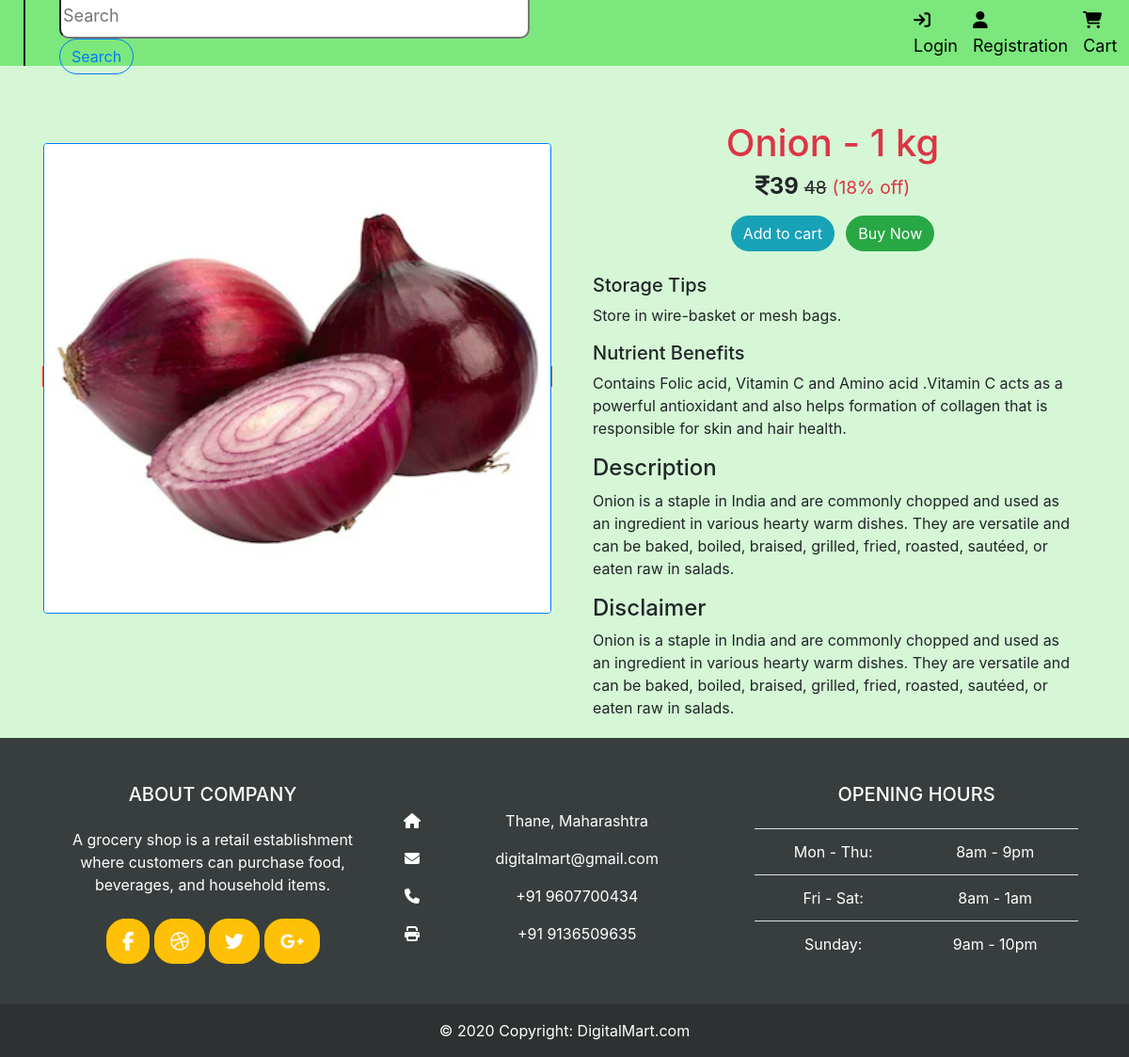
The app's page /groceryinfo/1/ with its own data.
### GroceryApp/models.py (models this page shows, shortened)
class Grocery(models.Model):
    CATEGORY_CHOICES = [
        ('VEGETABLES', 'vegetables'),
        ('FRUITS', 'fruits'),
        ('PHARMACY', 'pharmacy'),
        ('PETFOOD','petfood'),
        ('JUICES','juices'),
        ('SPROUTS','sprouts'),
        ('MILKS','milks'),
        ('BREADS','breads')
    ]
    name = models.CharField(max_length=100)
    category = models.CharField(max_length=20, choices=CATEGORY_CHOICES)
    unit = models.CharField(max_length=50,default='1-kg')
    storage_tips = models.CharField(max_length=300)
    nutrient_benefits = models.TextField()
    description = models.TextField()
    disclaimer = models.TextField()
    selling_price = models.IntegerField()
    discounted_price = models.IntegerField()
    discounted_percentage = models.IntegerField(default=1)
    grocery_image =models.ImageField(upload_to='grocery_images')

### GroceryApp/views.py (the view)
# urls.py: path('groceryinfo/<int:id>/',views.GroceryinfoView.as_view(),name='groceryinfo'),
class GroceryinfoView(View):
    def get(self,request,id):
        grocery = Grocery.objects.get(pk=id)
        if grocery.discounted_price !=0:
            percentage = int(((grocery.selling_price - grocery.discounted_price) / grocery.selling_price)*100)
        else:
            percentage = 0
        return render(request,'app/groceryinfo.html',{'grocery': grocery , 'percentage':percentage})

### GroceryApp/templates/app/groceryinfo.html (shortened to what this page needs)
{% extends "app/base.html" %}
{% block content %}
<div class="container grocery_info mt-5">
    <div class="row">
        <div class="col-sm-6 mt-4" style="height: 500px;">
                <span class="border border-danger">
                    <img src="{{ grocery.grocery_image.url}}" class="img-fluid rounded border border-primary" alt="Responsive image">
                </span>
        </div>
        <div class="col-sm-6">
            <div class="container">
                <h1 class="jumbotron-heading text-center text-danger">{{grocery.name}} - {{grocery.unit}}</h1>
                <div class="text-center">
                    <h4 class="font-weight-bold"><i class="fa-solid fa-indian-rupee-sign"></i>{{grocery.discounted_price}} <small><del class="fw-light rupee">{{grocery.selling_price}}</del></small> <small class="text-danger">({{percentage}}% off)</small></h4>
                    <a href="{% url "addtocart" grocery.id %}" class="btn btn-info my-2 mr-2">Add to cart</a>
                    <a href="{% url "buynow" grocery.id %}" class="btn btn-success my-2">Buy Now</a>
                </div>
                <div class="description">
                    <h5 class="jumbotron-heading mt-3">Storage Tips</h5>
                          {{grocery.storage_tips}}
                </div>
                <div class="description">
                    <h5 class="jumbotron-heading mt-3">Nutrient Benefits</h5>
                         {{grocery.nutrient_benefits}}
                    </div>
                <div class="description">
                <h4 class="jumbotron-heading mt-3">Description</h4>
                    {{grocery.description}}
                </div>
                <div class="description">
                    <h4 class="jumbotron-heading mt-3">Disclaimer</h4>
                        {{grocery.description}}
                    </div>
            </div>
        </div>
        </div>
    </div>
{% endblock content %}

### GroceryApp/static/app/css/main.css (style rules this page uses)
body { width: 100%; height: 100%; min-height: 100%; background: rgba(124, 231, 124, 0.314); }
.btn { border-radius: 20px; }
.item, img { height: 100% !important; width: 100% !important; border: 1px solid rgb(14, 13, 13); }
.grocery_info { padding-top: 80px }

### records on screen
Grocery: grocery_image (picture), name "Onion", unit "1 kg", discounted_price "39", selling_price "48", storage_tips "Store in wire-basket or mesh bags.", nutrient_benefits "Contains Folic acid, Vitamin C and Amino acid .Vitamin C acts as a powerful antioxidant and also helps formation of collagen that is responsible for skin and hair health.", description "Onion is a staple in India and are commonly chopped and used as an ingredient in various hearty warm dishes. They are versatile and can be baked, boiled, braised, grilled, fried, roasted, sautéed, or eaten raw in salads."

### other values on screen
{{ percentage }} "18"
